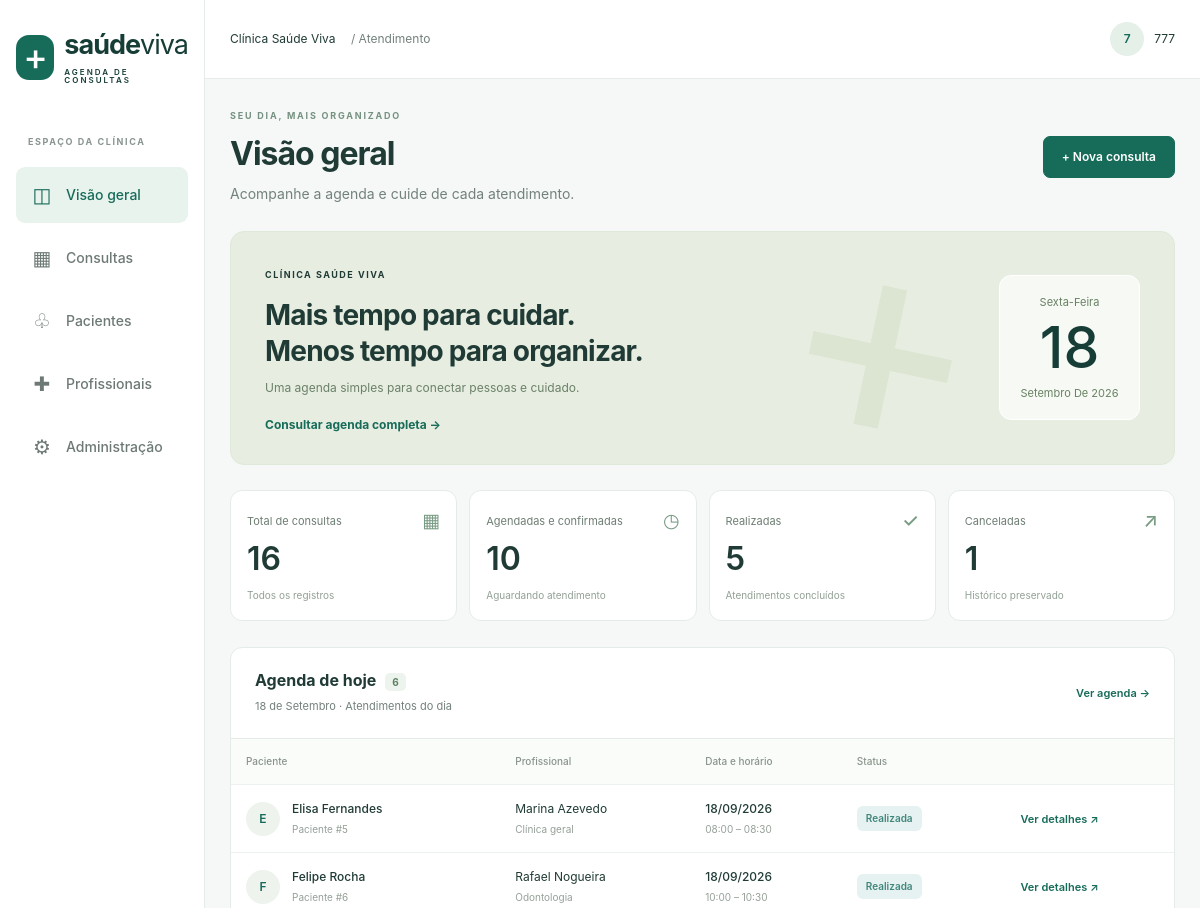
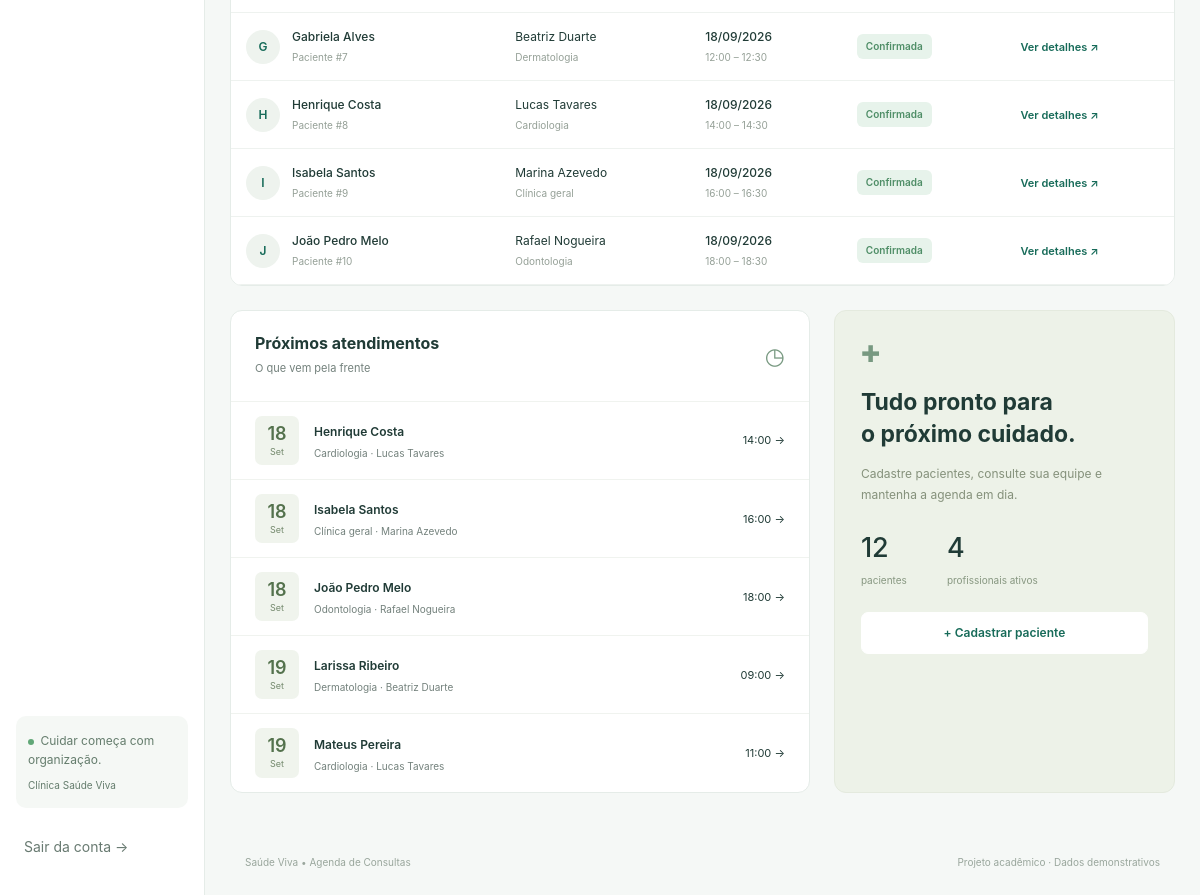
Screenshot of / (signed in) with the database file from the repository (2 pictures, top to bottom).
### consultas/models.py (models this page shows, shortened)
class Consulta(models.Model):
    class Status(models.TextChoices):
        AGENDADA = "agendada", "Agendada"
        CONFIRMADA = "confirmada", "Confirmada"
        REALIZADA = "realizada", "Realizada"
        CANCELADA = "cancelada", "Cancelada"
    paciente = models.ForeignKey(Paciente, on_delete=models.PROTECT, related_name="consultas")
    profissional = models.ForeignKey(Profissional, on_delete=models.PROTECT, related_name="consultas")
    data = models.DateField("data da consulta", db_index=True)
    inicio = models.TimeField("horário de início")
    fim = models.TimeField("horário de término")
    status = models.CharField(max_length=12, choices=Status.choices, default=Status.AGENDADA)
    observacoes = models.TextField("observações administrativas", blank=True, max_length=1000, help_text="Use apenas informações do agendamento, sem prontuário clínico.")
    criado_em = models.DateTimeField(auto_now_add=True)
    atualizado_em = models.DateTimeField(auto_now=True)
    class Meta:
        ordering = ["data", "inicio", "pk"]
        verbose_name_plural = "consultas"
        constraints = [models.CheckConstraint(condition=Q(fim__gt=F("inicio")), name="consulta_fim_apos_inicio")]

class Paciente(models.Model):
    nome = models.CharField("nome completo", max_length=120)
    nascimento = models.DateField("data de nascimento")
    telefone = models.CharField(max_length=20, validators=[RegexValidator(r"^[0-9()+ \-]{10,20}$", "Informe um telefone válido com DDD.")])
    email = models.EmailField("e-mail", blank=True)
    class Meta:
        ordering = ["nome"]

class Profissional(models.Model):
    nome = models.CharField(max_length=120)
    especialidade = models.CharField(max_length=80)
    registro = models.CharField("registro profissional", max_length=40, unique=True)
    ativo = models.BooleanField(default=True)
    class Meta:
        ordering = ["nome"]
        verbose_name_plural = "profissionais"

### consultas/views.py (the view)
# urls.py: path("", views.painel, name="painel"),
@funcionario
def painel(request):
    hoje = timezone.localdate()
    consultas = Consulta.objects.select_related("paciente", "profissional")
    resumo = consultas.aggregate(total=Count("pk"), agendadas=Count("pk", filter=Q(status__in=["agendada", "confirmada"])), realizadas=Count("pk", filter=Q(status="realizada")), canceladas=Count("pk", filter=Q(status="cancelada")))
    proximas = consultas.filter(Q(data__gt=hoje) | Q(data=hoje, inicio__gte=timezone.localtime().time()), status__in=["agendada", "confirmada"])[:5]
    return render(request, "consultas/painel.html", {"hoje": hoje, "resumo": resumo, "agenda": consultas.filter(data=hoje), "proximas": proximas, "pacientes": Paciente.objects.count(), "profissionais": Profissional.objects.filter(ativo=True).count()})

### consultas/views.py (called while the page is built)
def funcionario(view):
    @login_required
    @wraps(view)
    def wrapper(request, *args, **kwargs):
        if not request.user.is_staff:
            raise PermissionDenied
        return view(request, *args, **kwargs)
    return wrapper

### templates/consultas/painel.html
{% extends 'base.html' %}{% block title %}Visão geral{% endblock %}{% block content %}
<div class="page-heading"><div><div class="eyebrow">SEU DIA, MAIS ORGANIZADO</div><h1>Visão geral</h1><p>Acompanhe a agenda e cuide de cada atendimento.</p></div><a class="btn btn-primary" href="{% url 'nova' %}">+ Nova consulta</a></div>
<section class="welcome"><div><span class="welcome-label">CLÍNICA SAÚDE VIVA</span><h2>Mais tempo para cuidar.<br>Menos tempo para organizar.</h2><p>Uma agenda simples para conectar pessoas e cuidado.</p><a href="{% url 'lista' %}">Consultar agenda completa →</a></div><div class="date-tile"><span>{{ hoje|date:"l" }}</span><strong>{{ hoje|date:"d" }}</strong><span>{{ hoje|date:"F \d\e Y" }}</span></div></section>
<div class="stats-grid"><article class="stat"><span>Total de consultas <b>▦</b></span><strong>{{ resumo.total }}</strong><small>Todos os registros</small></article><article class="stat"><span>Agendadas e confirmadas <b>◷</b></span><strong>{{ resumo.agendadas }}</strong><small>Aguardando atendimento</small></article><article class="stat"><span>Realizadas <b>✓</b></span><strong>{{ resumo.realizadas }}</strong><small>Atendimentos concluídos</small></article><article class="stat"><span>Canceladas <b>↗</b></span><strong>{{ resumo.canceladas }}</strong><small>Histórico preservado</small></article></div>
<section class="panel"><div class="panel-heading"><div><h2>Agenda de hoje <span class="count">{{ agenda|length }}</span></h2><p>{{ hoje|date:"d \d\e F" }} · Atendimentos do dia</p></div><a class="details-link" href="{% url 'lista' %}?data={{ hoje|date:'Y-m-d' }}">Ver agenda →</a></div>{% include 'consultas/_tabela.html' with consultas=agenda %}</section>
<div class="bottom-grid"><section class="panel"><div class="panel-heading"><div><h2>Próximos atendimentos</h2><p>O que vem pela frente</p></div><span class="mini-icon">◷</span></div>{% for c in proximas %}<a class="upcoming" href="{% url 'detalhe' c.pk %}"><div class="day-square"><strong>{{ c.data|date:"d" }}</strong>{{ c.data|date:"M" }}</div><div><strong>{{ c.paciente.nome }}</strong><small>{{ c.profissional.especialidade }} · {{ c.profissional.nome }}</small></div><span>{{ c.inicio|time:"H:i" }} →</span></a>{% empty %}<p class="p-4 muted">Nenhum atendimento futuro agendado.</p>{% endfor %}</section><section class="quick-card"><span class="mini-icon">✚</span><h2>Tudo pronto para<br>o próximo cuidado.</h2><p>Cadastre pacientes, consulte sua equipe e mantenha a agenda em dia.</p><div class="quick-numbers"><div><strong>{{ pacientes }}</strong><small>pacientes</small></div><div><strong>{{ profissionais }}</strong><small>profissionais ativos</small></div></div><a class="btn btn-light w-100" href="{% url 'paciente_novo' %}">+ Cadastrar paciente</a></section></div>
{% endblock %}

### templates/base.html (shortened to what this page needs)
{% load static %}<!doctype html>
<html lang="pt-BR"><head><link rel="stylesheet" href="{% static 'vendor/bootstrap.min.css' %}"><link rel="stylesheet" href="{% static 'css/style.css' %}"></head>
<body><a class="skip-link" href="#conteudo">Pular para o conteúdo</a>
{% if user.is_authenticated %}<aside class="sidebar"><a class="brand" href="{% url 'painel' %}"><span class="brand-icon">+</span><span>saúde<span class="brand-light">viva</span><small>AGENDA DE CONSULTAS</small></span></a><div class="nav-caption">ESPAÇO DA CLÍNICA</div><nav aria-label="Menu principal">
<a class="{% if request.resolver_match.url_name == 'painel' %}active{% endif %}" href="{% url 'painel' %}"><span>◫</span> Visão geral</a>
<a class="{% if 'consulta' in request.path %}active{% endif %}" href="{% url 'lista' %}"><span>▦</span> Consultas</a>
<a class="{% if 'pacientes' in request.path %}active{% endif %}" href="{% url 'pacientes' %}"><span>♧</span> Pacientes</a>
<a class="{% if 'profissionais' in request.path %}active{% endif %}" href="{% url 'profissionais' %}"><span>✚</span> Profissionais</a>
<a href="{% url 'admin:index' %}"><span>⚙</span> Administração</a></nav><div class="sidebar-bottom"><div class="clinic-note"><span class="live-dot"></span> Cuidar começa com organização.<small>Clínica Saúde Viva</small></div><form action="{% url 'logout' %}" method="post">{% csrf_token %}<button class="logout" type="submit">Sair da conta →</button></form></div></aside>
<div class="workspace"><header class="topbar"><span>Clínica Saúde Viva <span class="muted">/ Atendimento</span></span><span class="account"><span class="avatar">{{ user.username|first|upper }}</span>{{ user.first_name|default:user.username }}</span></header>
{% endif %}<main id="conteudo" class="{% if user.is_authenticated %}main-content{% else %}login-main{% endif %}">{% for message in messages %}<div class="alert alert-{{ message.tags|default:'info' }}" role="status">{{ message }}</div>{% endfor %}{% block content %}{% endblock %}</main>{% if user.is_authenticated %}<footer class="footer">Saúde Viva • Agenda de Consultas <span>Projeto acadêmico · Dados demonstrativos</span></footer></div>{% endif %}
<script src="{% static 'vendor/bootstrap.bundle.min.js' %}"></script></body></html>

### templates/consultas/_tabela.html
<div class="table-responsive"><table class="table align-middle mb-0"><thead><tr><th>Paciente</th><th>Profissional</th><th>Data e horário</th><th>Status</th><th><span class="visually-hidden">Ações</span></th></tr></thead><tbody>{% for c in consultas %}<tr><td><div class="person"><span class="avatar soft">{{ c.paciente.nome|first }}</span><div><strong>{{ c.paciente.nome }}</strong><small>Paciente #{{ c.paciente_id }}</small></div></div></td><td>{{ c.profissional.nome }}<small>{{ c.profissional.especialidade }}</small></td><td><strong>{{ c.data|date:"d/m/Y" }}</strong><small>{{ c.inicio|time:"H:i" }} – {{ c.fim|time:"H:i" }}</small></td><td><span class="status status-{{ c.status }}">{{ c.get_status_display }}</span></td><td><a class="details-link" href="{% url 'detalhe' c.pk %}" aria-label="Ver consulta de {{ c.paciente.nome }}">Ver detalhes ↗</a></td></tr>{% empty %}<tr><td colspan="5"><div class="empty"><span>▦</span><h3>Nenhuma consulta por aqui</h3><p>Cadastre uma consulta ou ajuste os filtros para encontrar um atendimento.</p><a class="btn btn-primary" href="{% url 'nova' %}">Agendar consulta</a></div></td></tr>{% endfor %}</tbody></table></div>

### rows the page displays
Consulta: paciente.nome|first "E", paciente.nome "Elisa Fernandes", paciente_id "5", profissional.nome "Marina Azevedo", profissional.especialidade "Clínica geral", data "18/09/2026", inicio "08:00", fim "08:30", status "Realizada"
Consulta: paciente.nome|first "F", paciente.nome "Felipe Rocha", paciente_id "6", profissional.nome "Rafael Nogueira", profissional.especialidade "Odontologia", data "18/09/2026", inicio "10:00", fim "10:30", status "Realizada"
Consulta: paciente.nome|first "G", paciente.nome "Gabriela Alves", paciente_id "7", profissional.nome "Beatriz Duarte", profissional.especialidade "Dermatologia", data "18/09/2026", inicio "12:00", fim "12:30", status "Confirmada"
Consulta: paciente.nome|first "H", paciente.nome "Henrique Costa", paciente_id "8", profissional.nome "Lucas Tavares", profissional.especialidade "Cardiologia", data "18/09/2026", inicio "14:00", fim "14:30", status "Confirmada", data "18", data "Set"
Consulta: paciente.nome|first "I", paciente.nome "Isabela Santos", paciente_id "9", profissional.nome "Marina Azevedo", profissional.especialidade "Clínica geral", data "18/09/2026", inicio "16:00", fim "16:30", status "Confirmada", data "18", data "Set"
Consulta: paciente.nome|first "J", paciente.nome "João Pedro Melo", paciente_id "10", profissional.nome "Rafael Nogueira", profissional.especialidade "Odontologia", data "18/09/2026", inicio "18:00", fim "18:30", status "Confirmada", data "18", data "Set"
Consulta: data "19", data "Set", paciente.nome "Larissa Ribeiro", profissional.especialidade "Dermatologia", profissional.nome "Beatriz Duarte", inicio "09:00"
Consulta: data "19", data "Set", paciente.nome "Mateus Pereira", profissional.especialidade "Cardiologia", profissional.nome "Lucas Tavares", inicio "11:00"

### other values shown
{{ user.username|first|upper }} "7"
{{ user.first_name|default:user.username }} "777"
{{ hoje|date:"l" }} "Sexta-Feira"
{{ hoje|date:"d" }} "18"
{{ hoje|date:"F \d\e Y" }} "Setembro De 2026"
{{ resumo.total }} "16"
{{ resumo.agendadas }} "10"
{{ resumo.realizadas }} "5"
{{ resumo.canceladas }} "1"
{{ agenda|length }} "6"
{{ hoje|date:"d \d\e F" }} "18 de Setembro"
{{ pacientes }} "12"
{{ profissionais }} "4"
